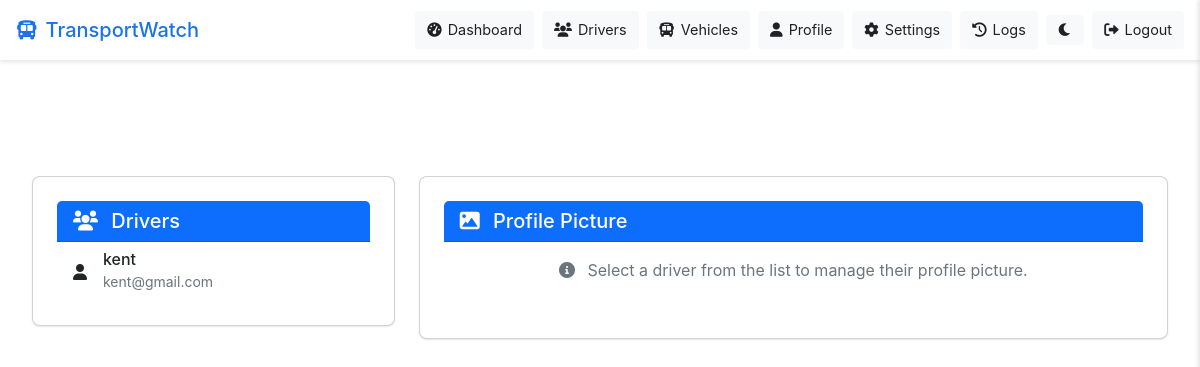
Before: /admin/admin/profile-pictures (signed in) with the older database file.
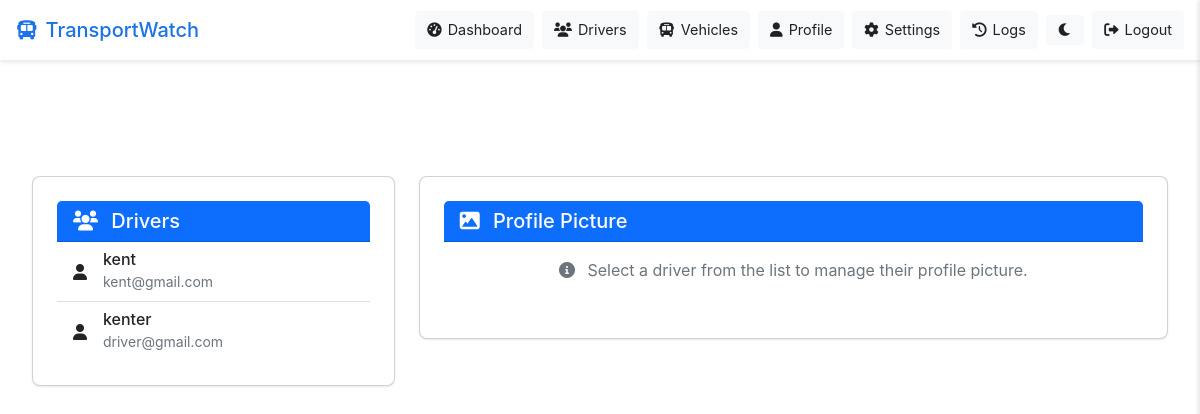
After: the same page with the newer database file.
### models/user.py (models this page shows, shortened)
class User(UserMixin, db.Model):
    __tablename__ = 'users'
    __table_args__ = {'extend_existing': True}  # Handle existing table
    id = db.Column(db.Integer, primary_key=True, autoincrement=True)
    username = db.Column(db.String(80), unique=True, nullable=False)
    email = db.Column(db.String(120), unique=True, nullable=False)
    password_hash = db.Column(db.String(255), nullable=False)
    user_type = db.Column(db.String(20), nullable=False)  # 'admin', 'operator', 'driver'
    created_at = db.Column(db.DateTime, default=datetime.utcnow)
    first_name = db.Column(db.String(100), nullable=True)
    middle_name = db.Column(db.String(100), nullable=True)
    last_name = db.Column(db.String(100), nullable=True)
    is_active = db.Column(db.Boolean, default=True, nullable=False)
    profile_image_url = db.Column(db.String(500), nullable=True)
    created_by_id = db.Column(db.Integer, db.ForeignKey('users.id'), nullable=True)  # For drivers created by operators
    created_by = db.relationship('User', remote_side=[id], backref='created_users')
    current_latitude = db.Column(db.Float, nullable=True)
    current_longitude = db.Column(db.Float, nullable=True)
    accuracy = db.Column(db.Float, nullable=True)  # accuracy in meters
    company_name = db.Column(db.String(200), nullable=True)
    contact_number = db.Column(db.String(50), nullable=True)
    notifications = db.relationship('Notification', backref=db.backref('user_backref', uselist=False), lazy='dynamic')
    notification_settings = db.relationship('NotificationSetting', backref=db.backref('user_backref', uselist=False), uselist=False)

### routes/admin.py (the view)
@admin_bp.route('/admin/profile-pictures')
@login_required
def manage_profile_pictures():
    if current_user.user_type != 'admin' and current_user.user_type != 'operator':
        flash('Access denied. Admin or operator account required.', 'error')
        return redirect(url_for('index'))
    if current_user.user_type == 'admin':
        drivers = User.query.filter_by(user_type='driver').all()
    else:  # operator
        drivers = User.query.filter_by(user_type='driver', created_by_id=current_user.id).all()
    return render_template('operator/profile_picture.html', drivers=drivers)

### app.py (called while the page is built)
@login_manager.user_loader
def load_user(user_id):
    return User.query.get(int(user_id))

@app.context_processor
def inject_user():
    from flask import request
    from flask_login import current_user
    if request.endpoint == 'index':
        return {}  # Return empty context for public page
    return dict(current_user=current_user)

### templates/operator/profile_picture.html (shortened to what this page needs)
{% extends 'base.html' %}
{% block content %}
<div class="container mt-4">
    <div class="row">
        <div class="col-md-4">
            <div class="card">
                <div class="card-header bg-primary text-white">
                    <h5 class="mb-0">
                        <i class="fas fa-users me-2"></i>
                        Drivers
                    </h5>
                </div>
                <div class="card-body p-0">
                    <div class="list-group list-group-flush" id="driversList">
                        {% for driver in drivers %}
                        <div class="list-group-item driver-card" data-driver-id="{{ driver.id }}" data-driver-name="{{ driver.username }}" data-profile-url="{{ driver.profile_image_url }}">
                            <div class="d-flex align-items-center">
                                {% if driver.profile_image_url %}
                                <img src="{{ driver.profile_image_url }}" alt="{{ driver.username }}" class="driver-img me-3">
                                {% else %}
                                <div class="driver-placeholder me-3">
                                    <i class="fas fa-user"></i>
                                </div>
                                {% endif %}
                                <div>
                                    <h6 class="mb-0">{{ driver.username }}</h6>
                                    <small class="text-muted">{{ driver.email }}</small>
                                </div>
                            </div>
                        </div>
                        {% endfor %}
                    </div>
                </div>
            </div>
        </div>
        <div class="col-md-8">
            <div class="card">
                <div class="card-header bg-primary text-white">
                    <h5 class="mb-0">
                        <i class="fas fa-image me-2"></i>
                        Profile Picture
                    </h5>
                </div>
                <div class="card-body text-center">
                    <div id="noDriverSelectedSection">
                        <p class="text-muted">
                            <i class="fas fa-info-circle me-2"></i>
                            Select a driver from the list to manage their profile picture.
                        </p>
                    </div>
                </div>
            </div>
        </div>
    </div>
</div>
{% endblock %}

Changed rows visible on the page:
added User: username "kenter", email "driver@gmail.com"
